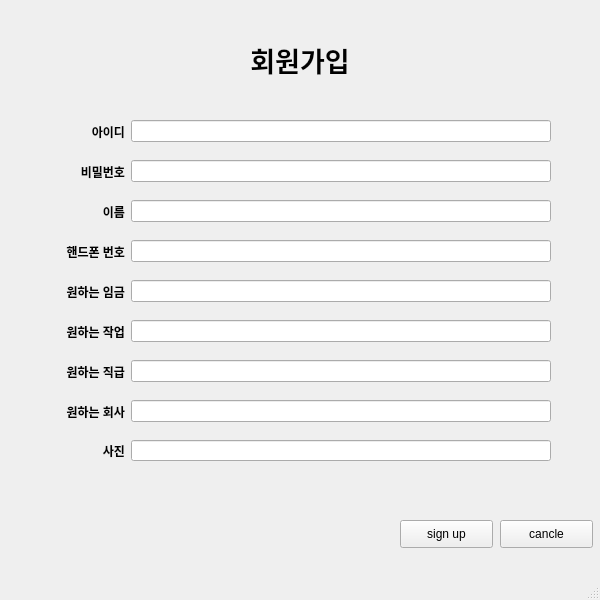
<?xml version="1.0" encoding="UTF-8"?>
<ui version="4.0">
 <class>SignUpWindow</class>
 <widget class="QMainWindow" name="SignUpWindow">
  <property name="geometry">
   <rect>
    <x>0</x>
    <y>0</y>
    <width>600</width>
    <height>600</height>
   </rect>
  </property>
  <property name="windowTitle">
   <string>MainWindow</string>
  </property>
  <widget class="QWidget" name="centralwidget">
   <widget class="QLabel" name="label">
    <property name="geometry">
     <rect>
      <x>150</x>
      <y>10</y>
      <width>300</width>
      <height>100</height>
     </rect>
    </property>
    <property name="font">
     <font>
      <pointsize>20</pointsize>
      <weight>75</weight>
      <bold>true</bold>
     </font>
    </property>
    <property name="text">
     <string>회원가입</string>
    </property>
    <property name="alignment">
     <set>Qt::AlignCenter</set>
    </property>
   </widget>
   <widget class="QPushButton" name="pushButton">
    <property name="geometry">
     <rect>
      <x>400</x>
      <y>520</y>
      <width>93</width>
      <height>28</height>
     </rect>
    </property>
    <property name="text">
     <string>sign up</string>
    </property>
   </widget>
   <widget class="QWidget" name="layoutWidget">
    <property name="geometry">
     <rect>
      <x>20</x>
      <y>160</y>
      <width>531</width>
      <height>23</height>
     </rect>
    </property>
    <property name="font">
     <font>
      <weight>75</weight>
      <bold>true</bold>
     </font>
    </property>
    <layout class="QHBoxLayout" name="horizontalLayout_2" stretch="1,4">
     <item>
      <widget class="QLabel" name="label_3">
       <property name="font">
        <font>
         <weight>75</weight>
         <bold>true</bold>
        </font>
       </property>
       <property name="text">
        <string>비밀번호</string>
       </property>
       <property name="alignment">
        <set>Qt::AlignRight|Qt::AlignTrailing|Qt::AlignVCenter</set>
       </property>
      </widget>
     </item>
     <item>
      <widget class="QLineEdit" name="lineEdit_2"/>
     </item>
    </layout>
   </widget>
   <widget class="QWidget" name="layoutWidget_2">
    <property name="geometry">
     <rect>
      <x>20</x>
      <y>200</y>
      <width>531</width>
      <height>23</height>
     </rect>
    </property>
    <property name="font">
     <font>
      <weight>75</weight>
      <bold>true</bold>
     </font>
    </property>
    <layout class="QHBoxLayout" name="horizontalLayout_3" stretch="1,4">
     <item>
      <widget class="QLabel" name="label_4">
       <property name="font">
        <font>
         <weight>75</weight>
         <bold>true</bold>
        </font>
       </property>
       <property name="text">
        <string>이름</string>
       </property>
       <property name="alignment">
        <set>Qt::AlignRight|Qt::AlignTrailing|Qt::AlignVCenter</set>
       </property>
      </widget>
     </item>
     <item>
      <widget class="QLineEdit" name="lineEdit_3"/>
     </item>
    </layout>
   </widget>
   <widget class="QWidget" name="layoutWidget_3">
    <property name="geometry">
     <rect>
      <x>20</x>
      <y>240</y>
      <width>531</width>
      <height>23</height>
     </rect>
    </property>
    <property name="font">
     <font>
      <weight>75</weight>
      <bold>true</bold>
     </font>
    </property>
    <layout class="QHBoxLayout" name="horizontalLayout_4" stretch="1,4">
     <item>
      <widget class="QLabel" name="label_5">
       <property name="font">
        <font>
         <weight>75</weight>
         <bold>true</bold>
        </font>
       </property>
       <property name="text">
        <string>핸드폰 번호</string>
       </property>
       <property name="alignment">
        <set>Qt::AlignRight|Qt::AlignTrailing|Qt::AlignVCenter</set>
       </property>
      </widget>
     </item>
     <item>
      <widget class="QLineEdit" name="lineEdit_4"/>
     </item>
    </layout>
   </widget>
   <widget class="QWidget" name="layoutWidget_4">
    <property name="geometry">
     <rect>
      <x>20</x>
      <y>280</y>
      <width>531</width>
      <height>23</height>
     </rect>
    </property>
    <property name="font">
     <font>
      <weight>75</weight>
      <bold>true</bold>
     </font>
    </property>
    <layout class="QHBoxLayout" name="horizontalLayout_5" stretch="1,4">
     <item>
      <widget class="QLabel" name="label_6">
       <property name="font">
        <font>
         <weight>75</weight>
         <bold>true</bold>
        </font>
       </property>
       <property name="text">
        <string>원하는 임금</string>
       </property>
       <property name="alignment">
        <set>Qt::AlignRight|Qt::AlignTrailing|Qt::AlignVCenter</set>
       </property>
      </widget>
     </item>
     <item>
      <widget class="QLineEdit" name="lineEdit_5"/>
     </item>
    </layout>
   </widget>
   <widget class="QWidget" name="layoutWidget_5">
    <property name="geometry">
     <rect>
      <x>20</x>
      <y>320</y>
      <width>531</width>
      <height>23</height>
     </rect>
    </property>
    <property name="font">
     <font>
      <weight>75</weight>
      <bold>true</bold>
     </font>
    </property>
    <layout class="QHBoxLayout" name="horizontalLayout_6" stretch="1,4">
     <item>
      <widget class="QLabel" name="label_7">
       <property name="font">
        <font>
         <weight>75</weight>
         <bold>true</bold>
        </font>
       </property>
       <property name="text">
        <string>원하는 작업</string>
       </property>
       <property name="alignment">
        <set>Qt::AlignRight|Qt::AlignTrailing|Qt::AlignVCenter</set>
       </property>
      </widget>
     </item>
     <item>
      <widget class="QLineEdit" name="lineEdit_6"/>
     </item>
    </layout>
   </widget>
   <widget class="QWidget" name="layoutWidget_6">
    <property name="geometry">
     <rect>
      <x>20</x>
      <y>360</y>
      <width>531</width>
      <height>23</height>
     </rect>
    </property>
    <property name="font">
     <font>
      <weight>75</weight>
      <bold>true</bold>
     </font>
    </property>
    <layout class="QHBoxLayout" name="horizontalLayout_7" stretch="1,4">
     <item>
      <widget class="QLabel" name="label_8">
       <property name="font">
        <font>
         <weight>75</weight>
         <bold>true</bold>
        </font>
       </property>
       <property name="text">
        <string>원하는 직급</string>
       </property>
       <property name="alignment">
        <set>Qt::AlignRight|Qt::AlignTrailing|Qt::AlignVCenter</set>
       </property>
      </widget>
     </item>
     <item>
      <widget class="QLineEdit" name="lineEdit_7"/>
     </item>
    </layout>
   </widget>
   <widget class="QWidget" name="layoutWidget_7">
    <property name="geometry">
     <rect>
      <x>20</x>
      <y>400</y>
      <width>531</width>
      <height>23</height>
     </rect>
    </property>
    <property name="font">
     <font>
      <weight>75</weight>
      <bold>true</bold>
     </font>
    </property>
    <layout class="QHBoxLayout" name="horizontalLayout_8" stretch="1,4">
     <item>
      <widget class="QLabel" name="label_9">
       <property name="font">
        <font>
         <weight>75</weight>
         <bold>true</bold>
        </font>
       </property>
       <property name="text">
        <string>원하는 회사</string>
       </property>
       <property name="alignment">
        <set>Qt::AlignRight|Qt::AlignTrailing|Qt::AlignVCenter</set>
       </property>
      </widget>
     </item>
     <item>
      <widget class="QLineEdit" name="lineEdit_8"/>
     </item>
    </layout>
   </widget>
   <widget class="QWidget" name="layoutWidget_8">
    <property name="geometry">
     <rect>
      <x>20</x>
      <y>440</y>
      <width>531</width>
      <height>21</height>
     </rect>
    </property>
    <property name="font">
     <font>
      <weight>75</weight>
      <bold>true</bold>
     </font>
    </property>
    <layout class="QHBoxLayout" name="horizontalLayout_9" stretch="1,4">
     <item>
      <widget class="QLabel" name="label_10">
       <property name="font">
        <font>
         <weight>75</weight>
         <bold>true</bold>
        </font>
       </property>
       <property name="text">
        <string>사진</string>
       </property>
       <property name="alignment">
        <set>Qt::AlignRight|Qt::AlignTrailing|Qt::AlignVCenter</set>
       </property>
      </widget>
     </item>
     <item>
      <widget class="QLineEdit" name="lineEdit_9"/>
     </item>
    </layout>
   </widget>
   <widget class="QPushButton" name="pushButton_2">
    <property name="geometry">
     <rect>
      <x>500</x>
      <y>520</y>
      <width>93</width>
      <height>28</height>
     </rect>
    </property>
    <property name="text">
     <string>cancle</string>
    </property>
   </widget>
   <widget class="QWidget" name="layoutWidget">
    <property name="geometry">
     <rect>
      <x>20</x>
      <y>120</y>
      <width>531</width>
      <height>23</height>
     </rect>
    </property>
    <property name="font">
     <font>
      <weight>75</weight>
      <bold>true</bold>
     </font>
    </property>
    <layout class="QHBoxLayout" name="horizontalLayout" stretch="1,4">
     <item>
      <widget class="QLabel" name="label_2">
       <property name="font">
        <font>
         <weight>75</weight>
         <bold>true</bold>
        </font>
       </property>
       <property name="text">
        <string>아이디</string>
       </property>
       <property name="alignment">
        <set>Qt::AlignRight|Qt::AlignTrailing|Qt::AlignVCenter</set>
       </property>
      </widget>
     </item>
     <item>
      <widget class="QLineEdit" name="lineEdit"/>
     </item>
    </layout>
   </widget>
  </widget>
  <widget class="QMenuBar" name="menubar">
   <property name="geometry">
    <rect>
     <x>0</x>
     <y>0</y>
     <width>600</width>
     <height>26</height>
    </rect>
   </property>
  </widget>
  <widget class="QStatusBar" name="statusbar"/>
 </widget>
 <resources/>
 <connections/>
</ui>
